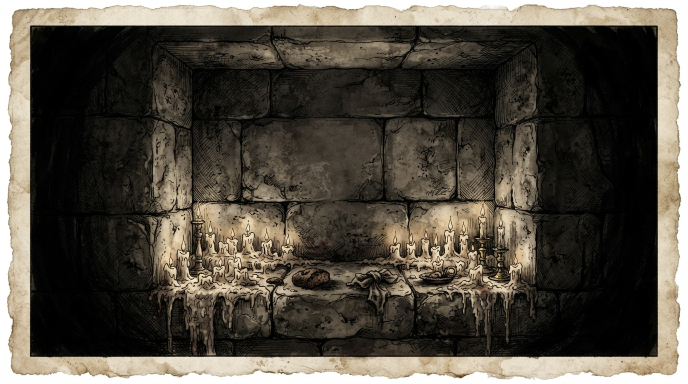
#> input picture art_source/waybook/B5_church_bg.jpg, 1376 x 768 px, given in place of Planks037A_1K-JPG_Color.jpg, which was not available (shown at 1/2 size)
$ python ui_kit.py
#> lines starting #> are read from the running program, lines starting #| are printed output that depends on the picture; pictures that were not available may be replaced by others from this repository, and a replacement may not be noted
"""Şehir ekranının boyalı parçaları, CC0 dokulardan (ambientCG) ve oyunun
kendi eşya render'larından üretilir. Elle düzenlenmiş çıktı yok: bir şey
değişecekse burası değişir ve yeniden koşulur.

Çıktı: data/assets/ui/grim/kit/
  strip_wood.png    alt şerit: koyu tahta, üst ve altta perçinli pas demir
  plate.png         mekân düğmesi levhası: koyu taş, demir kenar (dokuz dilim)
  plate_hover.png   aynı levha, kehribar ışıklı kenar
  banner.png        yırtık kızıl sancak (şehir adı, uyarılar)
  crest.png         kervan arması: demir halkalı kalkan
  card.png          kadro kartı zemini: kömür, ince pas kenar, yıpranma
  icon_<ad>.png     madalyon ikonları (mekânlar ve gezinme)

Doku kararı (oyuncunun isteği: "oyun geliştirme estetik kurallarına göre"):
doku malzemenin *ne olduğunu* söylediği yerde kullanılır - bir şerit
tahtadır, bir levha taştır, bir sancak kumaştır. Okunacak metin hep düz,
koyu bir zemin üstünde kalır (dokunun üstüne yazı yazılmaz; bkz. Waybook UI
Rules'un perçinlerin harfleri kestiği ölçüm).
"""
import os

import numpy as np
from PIL import Image, ImageDraw, ImageFilter

ROOT = os.path.dirname(os.path.dirname(os.path.dirname(os.path.abspath(__file__))))
TEX = os.path.join(ROOT, "art_source", "textures", "ambientcg")
PROPS = os.path.join(ROOT, "data", "assets", "props")
WAYBOOK = os.path.join(ROOT, "data", "assets", "ui", "waybook")
OUT = os.path.join(ROOT, "data", "assets", "ui", "grim", "kit")

AMBER = np.array([237, 168, 82], np.float32) / 255.0
RUST = np.array([115, 64, 36], np.float32) / 255.0
CRIMSON = np.array([153, 41, 23], np.float32) / 255.0
INK = np.array([10, 8, 9], np.float32) / 255.0

# ikon adı -> (kaynak, ölçek payı). Eşya render'ı ya da Waybook resmi.
ICONS = {
    "yard": ("props/iso_stable", 0.92),
    "market": ("props/iso_market_stand_1", 0.9),
    "guild": ("props/iso_house_2", 0.9),
    "tavern": ("props/iso_inn", 0.92),
    "church": ("props/iso_bell_tower", 0.95),
    "tailor": ("props/saddlebag", 0.82),
    "gate": ("props/city_gate", 0.95),
    "party": ("props/weapon_shield_heater", 0.86),
    "ledger": ("waybook/m3_closed", 0.86),
    "map": ("props/signpost", 0.9),
    "caravan": ("props/market_cart", 0.92),
    "camp": ("props/bonfire", 0.86),
    "wardrobe": ("props/backpack", 0.8),
}


def tex(name, size):
#> called with name = 'Planks037A', size = (1920, 1024)
    path = os.path.join(TEX, name, name + "_1K-JPG_Color.jpg")
    img = Image.open(path).convert("RGB")
#> img is the input picture: PIL image 1376x768 RGB; mean R, G, B 84, 78, 68.2
    tw, th = img.size
#> tw = 1376; th = 768
    out = Image.new("RGB", size)
#> out: PIL image 1920x1024 RGB; every value is 0
    for x in range(0, size[0], tw):
        for y in range(0, size[1], th):
            out.paste(img, (x, y))
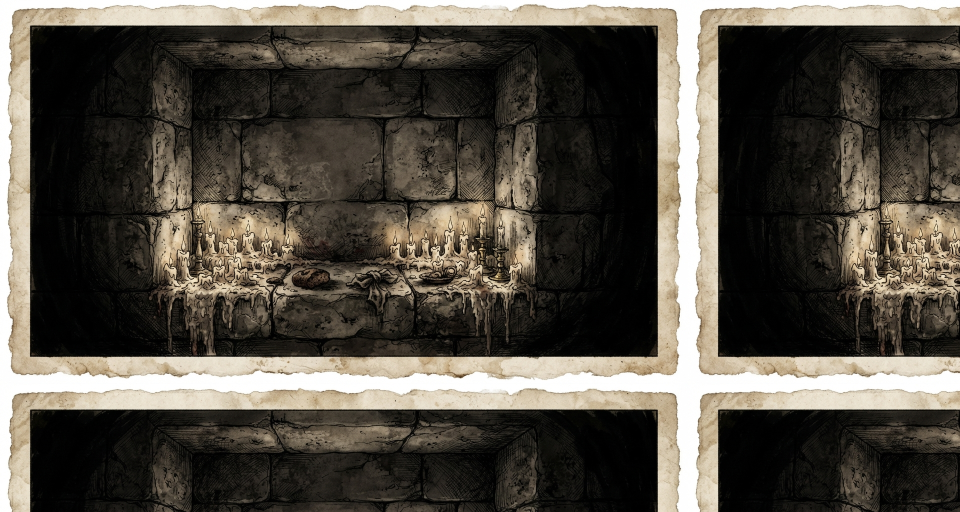
#> out: PIL image 1920x1024 RGB (shown at 1/2 size); mean R, G, B 83.5, 78, 68.8
    return np.asarray(out, np.float32) / 255.0


def grade(a, value=0.35, sat=0.4, tint=None):
#> called with value = 0.24, sat = 0.55
    lum = a.mean(-1, keepdims=True)
    a = lum + (a - lum) * sat
    a = a * value / max(float(lum.mean()), 1e-3) * 0.5
    if tint is not None:
        a = a * (0.6 + 0.8 * tint)
    return np.clip(a, 0, 1)


def save(a, name):
    os.makedirs(OUT, exist_ok=True)
    if a.shape[-1] == 3:
        a = np.concatenate([a, np.ones(a.shape[:2] + (1,), np.float32)], -1)
    Image.fromarray((np.clip(a, 0, 1) * 255).astype(np.uint8), "RGBA").save(os.path.join(OUT, name))


def iron_band(w, h, seed, rivets=True):
    m = grade(tex("Metal041B", (w, h)), 0.55, 0.85, RUST)
#> call 2 of tex, with name = 'Metal041B', size = (1920, 10)
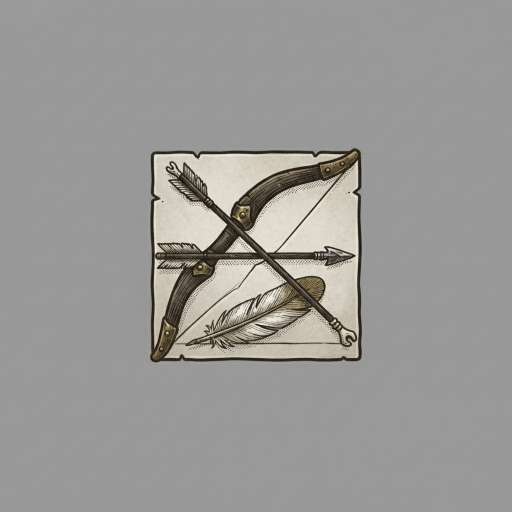
#> input picture art_source/waybook/K6b_class_hunter.jpg, 1024 x 1024 px, given in place of Metal041B_1K-JPG_Color.jpg, which was not available (shown at 1/2 size)
#> in tex, img is the input picture: PIL image 1024x1024 RGB; mean R, G, B 154.2, 153.1, 150.8
    y = np.linspace(-1, 1, h)[:, None]
    m = m * (1.15 - 0.45 * y * y)[..., None]  # yuvarlak çubuk: ortası parlak
    m[0, :] *= 0.4
    m[-1, :] *= 0.3
    if rivets:
        img = Image.fromarray((m * 255).astype(np.uint8))
        d = ImageDraw.Draw(img)
        r = max(2, h // 4)
        for x in range(28, w, 96):
            d.ellipse((x - r, h / 2 - r, x + r, h / 2 + r), fill=(40, 26, 20))
            d.ellipse((x - r + 1, h / 2 - r + 1, x + r - 2, h / 2 + r - 2), fill=(120, 82, 58))
        m = np.asarray(img, np.float32) / 255.0
    return m


def strip_wood():
    w, h = 1920, 104
    wood = grade(tex("Planks037A", (w, 1024))[300:300 + h], 0.24, 0.55)
    band = 10
    wood[:band] = iron_band(w, band, 1)
    wood[-band:] = iron_band(w, band, 2)
    # şeridin içi bir gölge: metnin üstüne gelen orta kısım daha koyu ve düz
    y = np.linspace(0, 1, h)[:, None]
    wood *= (0.8 + 0.2 * np.abs(y - 0.5) * 2)[..., None]
    save(wood, "strip_wood.png")


def plate(hover):
    w, h = 360, 76
    stone = grade(tex("Rock064", (w, h)), 0.2, 0.3)
#> in tex (call 4), `out = Image.new("RGB", size)`: out: PIL image 360x76 RGB; every value is 0
#> call 4 of grade, with value = 0.2, sat = 0.3
#> in grade (call 4), `a = a * value / max(float(lum.mean()), 1e-3) * 0.5`:
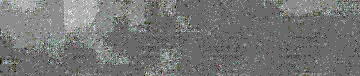
#> a: shape (76, 360, 3) float32; mean of channels 0, 1, 2 0.1, 0.1, 0.1; drawn with min black and max white
    a = np.ones((h, w, 1), np.float32)
    rim = AMBER if hover else RUST
    img = np.concatenate([stone, a], -1)
#> img: shape (76, 360, 4) float32
    for i in range(3):
        c = rim * (1.0 - 0.28 * i) if hover else rim * (0.9 - 0.25 * i)
        img[i, :, :3] = c
        img[-1 - i, :, :3] = c
        img[:, i, :3] = c
        img[:, -1 - i, :3] = c
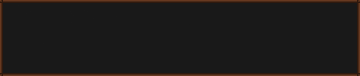
#> img: shape (76, 360, 4) float32; mean of channels 0, 1, 2, 3 0.118, 0.106, 0.0992, 1; drawn as R, G, B
    if hover:
        yy, xx = np.mgrid[0:h, 0:w]
        edge = np.minimum(np.minimum(xx, w - 1 - xx), np.minimum(yy, h - 1 - yy)).astype(np.float32)
        glow = np.exp(-edge / 9.0)[..., None] * 0.32
        img[..., :3] = img[..., :3] + AMBER * glow
    # köşe perçinleri
    pil = Image.fromarray((np.clip(img, 0, 1) * 255).astype(np.uint8), "RGBA")
    d = ImageDraw.Draw(pil)
    for cx, cy in ((9, 9), (w - 10, 9), (9, h - 10), (w - 10, h - 10)):
        d.ellipse((cx - 3, cy - 3, cx + 3, cy + 3), fill=(36, 22, 16, 255))
        d.ellipse((cx - 2, cy - 2, cx + 1, cy + 1), fill=(150, 104, 70, 255))
    pil.save(os.path.join(OUT, "plate_hover.png" if hover else "plate.png"))


def banner():
    w, h = 620, 120
    rng = np.random.default_rng(5)
    cloth = tex("Fabric085", (w, h))
    lum = cloth.mean(-1, keepdims=True)
    cloth = CRIMSON * (0.55 + 0.9 * lum) * 0.75
    # kıvrımlar: yatay sinüs gölgesi
    x = np.linspace(0, 1, w)[None, :]
    folds = 0.82 + 0.18 * np.sin(x * 23.0 + np.sin(x * 7.0) * 2.0)
    cloth = cloth * folds[..., None]
    y = np.linspace(0, 1, h)[:, None]
    cloth *= (0.75 + 0.35 * np.sin(y * np.pi))[..., None]
    alpha = np.ones((h, w), np.float32)
    # sağ uç: kırlangıç kuyruğu + yırtık püskül
    notch = (h / 2) * (1 - np.abs(y[:, 0] - 0.5) * 2)
    for row in range(h):
        cut = w - 1 - int(notch[row] * 0.55)
        tatter = int(rng.integers(0, 14))
        alpha[row, cut - tatter:] = 0.0
    # alt kenar yıpranmış
    for col in range(w):
        alpha[h - int(rng.integers(0, 5)) - 1:, col] = 0.0
    al = Image.fromarray((alpha * 255).astype(np.uint8)).filter(ImageFilter.GaussianBlur(0.7))
    alpha = np.asarray(al, np.float32)[..., None] / 255.0
    # sol uç: sancak direği (demir)
    pole = iron_band(h, 14, 3, False).transpose(1, 0, 2)
    cloth[:, :14] = pole
    alpha[:, :14] = 1.0
    save(np.concatenate([cloth, alpha], -1), "banner.png")


# [73 lines left out: functions card, crest, _load_source, icon, not called in this run]


def main():
    os.makedirs(OUT, exist_ok=True)
    strip_wood()
    plate(False)
    plate(True)
#> call 2 of plate, with hover = True
#> after the loop in plate (call 2), `for i in range(3):`:
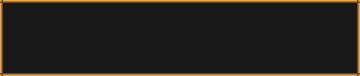
#> img: shape (76, 360, 4) float32; mean of channels 0, 1, 2, 3 0.154, 0.135, 0.112, 1; drawn as R, G, B
#> in plate (call 2), `img[..., :3] = img[..., :3] + AMBER * glow`:
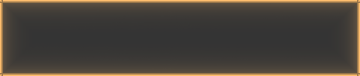
#> img: shape (76, 360, 4) float32; mean of channels 0, 1, 2, 3 0.235, 0.193, 0.141, 1; transparent parts drawn white
#> in plate (call 2), `pil.save(os.path.join(OUT, "plate_hover.png" if hover else "plate.png"))`:
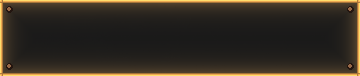
#> saved as plate_hover.png: PIL image 360x76 RGBA; mean R, G, B, A 57.8, 48.8, 35.4, 255
    banner()
    card()
    crest()
    for name, (src, share) in ICONS.items():
        icon(name, src, share)
    print("YAZILDI", OUT)


if __name__ == "__main__":
#> (the run stopped early here; a loop or call above may not have finished)
